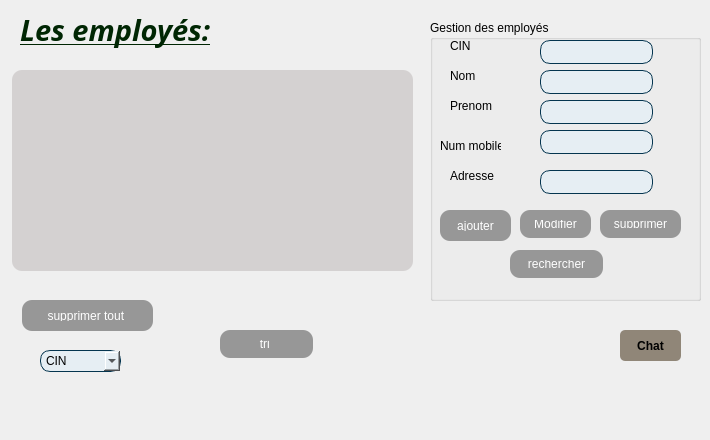
    <widget class="QWidget" name="page_13">
     <widget class="QGroupBox" name="groupBox">
      <property name="geometry">
       <rect>
        <x>430</x>
        <y>20</y>
        <width>271</width>
        <height>281</height>
       </rect>
      </property>
      <property name="styleSheet">
       <string notr="true"/>
      </property>
      <property name="title">
       <string>Gestion des employés</string>
      </property>
      <widget class="QLabel" name="label_CIN">
       <property name="geometry">
        <rect>
         <x>20</x>
         <y>10</y>
         <width>81</width>
         <height>31</height>
        </rect>
       </property>
       <property name="text">
        <string>CIN</string>
       </property>
      </widget>
      <widget class="QLabel" name="label_nom">
       <property name="geometry">
        <rect>
         <x>20</x>
         <y>40</y>
         <width>81</width>
         <height>31</height>
        </rect>
       </property>
       <property name="text">
        <string>Nom</string>
       </property>
      </widget>
      <widget class="QLabel" name="label_prenom">
       <property name="geometry">
        <rect>
         <x>20</x>
         <y>70</y>
         <width>81</width>
         <height>31</height>
        </rect>
       </property>
       <property name="text">
        <string>Prenom</string>
       </property>
      </widget>
      <widget class="QLineEdit" name="lineEdit_CIN">
       <property name="geometry">
        <rect>
         <x>110</x>
         <y>20</y>
         <width>113</width>
         <height>24</height>
        </rect>
       </property>
       <property name="styleSheet">
        <string notr="true">
QLineEdit {
color: #000000 !important;
text-decoration: #000000;
background: #E6EEF3;
padding: 5px;
border-radius: 10;
border: 1px solid #05354F !important;
}</string>
       </property>
      </widget>
      <widget class="QLineEdit" name="lineEdit_nom_2">
       <property name="geometry">
        <rect>
         <x>110</x>
         <y>50</y>
         <width>113</width>
         <height>24</height>
        </rect>
       </property>
       <property name="styleSheet">
        <string notr="true">
QLineEdit {
color: #000000 !important;
text-decoration: #000000;
background: #E6EEF3;
padding: 5px;
border-radius: 10;
border: 1px solid #05354F !important;
}</string>
       </property>
      </widget>
      <widget class="QLineEdit" name="lineEdit_prenom_2">
       <property name="geometry">
        <rect>
         <x>110</x>
         <y>80</y>
         <width>113</width>
         <height>24</height>
        </rect>
       </property>
       <property name="styleSheet">
        <string notr="true">
QLineEdit {
color: #000000 !important;
text-decoration: #000000;
background: #E6EEF3;
padding: 5px;
border-radius: 10;
border: 1px solid #05354F !important;
}</string>
       </property>
      </widget>
      <widget class="QPushButton" name="pushButton_ajouteremploye">
       <property name="geometry">
        <rect>
         <x>10</x>
         <y>190</y>
         <width>71</width>
         <height>31</height>
        </rect>
       </property>
       <property name="styleSheet">
        <string notr="true">QPushButton {
color: #fff !important;
text-transform: uppercase;
text-decoration: none;
background: #979797;
padding: 10px;
border-radius: 10;
display: inline-block;
border: none;
transition: all 0.4s ease 0s;
}
QPushButton:hover {
color: #000000 !important;
border-color: #000000 !important;
transition: all 0.4s ease 0s;
}
</string>
       </property>
       <property name="text">
        <string>ajouter</string>
       </property>
      </widget>
      <widget class="QLineEdit" name="lineEdit_numero">
       <property name="geometry">
        <rect>
         <x>110</x>
         <y>110</y>
         <width>113</width>
         <height>24</height>
        </rect>
       </property>
       <property name="styleSheet">
        <string notr="true">
QLineEdit {
color: #000000 !important;
text-decoration: #000000;
background: #E6EEF3;
padding: 5px;
border-radius: 10;
border: 1px solid #05354F !important;
}</string>
       </property>
      </widget>
      <widget class="QLabel" name="label_numero">
       <property name="geometry">
        <rect>
         <x>10</x>
         <y>110</y>
         <width>61</width>
         <height>31</height>
        </rect>
       </property>
       <property name="text">
        <string>Num mobile</string>
       </property>
      </widget>
      <widget class="QLineEdit" name="lineEdit_adresse_2">
       <property name="geometry">
        <rect>
         <x>110</x>
         <y>150</y>
         <width>113</width>
         <height>24</height>
        </rect>
       </property>
       <property name="styleSheet">
        <string notr="true">
QLineEdit {
color: #000000 !important;
text-decoration: #000000;
background: #E6EEF3;
padding: 5px;
border-radius: 10;
border: 1px solid #05354F !important;
}</string>
       </property>
      </widget>
      <widget class="QLabel" name="label_adresse">
       <property name="geometry">
        <rect>
         <x>20</x>
         <y>140</y>
         <width>51</width>
         <height>31</height>
        </rect>
       </property>
       <property name="text">
        <string>Adresse</string>
       </property>
      </widget>
      <widget class="QPushButton" name="pushButton_10">
       <property name="geometry">
        <rect>
         <x>90</x>
         <y>190</y>
         <width>71</width>
         <height>28</height>
        </rect>
       </property>
       <property name="styleSheet">
        <string notr="true">QPushButton {
color: #fff !important;
text-transform: uppercase;
text-decoration: none;
background: #979797;
padding: 10px;
border-radius: 10;
display: inline-block;
border: none;
transition: all 0.4s ease 0s;
}
QPushButton:hover {
color: #000000 !important;
border-color: #000000 !important;
transition: all 0.4s ease 0s;
}
</string>
       </property>
       <property name="text">
        <string>Modifier</string>
       </property>
      </widget>
      <widget class="QPushButton" name="pushButton_24">
       <property name="geometry">
        <rect>
         <x>170</x>
         <y>190</y>
         <width>81</width>
         <height>28</height>
        </rect>
       </property>
       <property name="styleSheet">
        <string notr="true">QPushButton {
color: #fff !important;
text-transform: uppercase;
text-decoration: none;
background: #979797;
padding: 10px;
border-radius: 10;
display: inline-block;
border: none;
transition: all 0.4s ease 0s;
}
QPushButton:hover {
color: #000000 !important;
border-color: #000000 !important;
transition: all 0.4s ease 0s;
}
</string>
       </property>
       <property name="text">
        <string>supprimer</string>
       </property>
      </widget>
      <widget class="QPushButton" name="pushButton_8">
       <property name="geometry">
        <rect>
         <x>80</x>
         <y>230</y>
         <width>93</width>
         <height>28</height>
        </rect>
       </property>
       <property name="styleSheet">
        <string notr="true">QPushButton {
color: #fff !important;
text-transform: uppercase;
text-decoration: none;
background: #979797;
padding: 10px;
border-radius: 10;
display: inline-block;
border: none;
transition: all 0.4s ease 0s;
}
QPushButton:hover {
color: #000000 !important;
border-color: #000000 !important;
transition: all 0.4s ease 0s;
}
</string>
       </property>
       <property name="text">
        <string>rechercher</string>
       </property>
      </widget>
     </widget>
     <widget class="QTableView" name="tableView_employes">
      <property name="geometry">
       <rect>
        <x>12</x>
        <y>70</y>
        <width>401</width>
        <height>201</height>
       </rect>
      </property>
      <property name="styleSheet">
       <string notr="true">QTableView{
color: #000000 !important;
text-transform: uppercase;
text-decoration: #000000;
background: #D4D1D1;
padding: 20px;
border-radius: 10px;
display: inline-block;
border: none;
transition: all 0.4s ease 0s;
}</string>
      </property>
     </widget>
     <widget class="QComboBox" name="comboBox">
      <property name="geometry">
       <rect>
        <x>40</x>
        <y>350</y>
        <width>81</width>
        <height>22</height>
       </rect>
      </property>
      <property name="styleSheet">
       <string notr="true">QComboBox {
color: #000000 !important;
text-decoration: #000000;
background: #E6EEF3;
padding: 5px;
border-radius: 10;
border: 1px solid #05354F !important;
}</string>
      </property>
      <item>
       <property name="text">
        <string>CIN</string>
       </property>
      </item>
      <item>
       <property name="text">
        <string>Nom</string>
       </property>
      </item>
      <item>
       <property name="text">
        <string>Prenom</string>
       </property>
      </item>
     </widget>
     <widget class="QPushButton" name="pushButton_12">
      <property name="geometry">
       <rect>
        <x>22</x>
        <y>300</y>
        <width>131</width>
        <height>31</height>
       </rect>
      </property>
      <property name="styleSheet">
       <string notr="true">QPushButton {
color: #fff !important;
text-transform: uppercase;
text-decoration: none;
background: #979797;
padding: 10px;
border-radius: 10;
display: inline-block;
border: none;
transition: all 0.4s ease 0s;
}
QPushButton:hover {
color: #000000 !important;
border-color: #000000 !important;
transition: all 0.4s ease 0s;
}

</string>
      </property>
      <property name="text">
       <string>supprimer tout </string>
      </property>
     </widget>
     <widget class="QPushButton" name="pushButton_13">
      <property name="geometry">
       <rect>
        <x>220</x>
        <y>330</y>
        <width>93</width>
        <height>28</height>
       </rect>
      </property>
      <property name="styleSheet">
       <string notr="true">QPushButton {
color: #fff !important;
text-transform: uppercase;
text-decoration: none;
background: #979797;
padding: 10px;
border-radius: 10;
display: inline-block;
border: none;
transition: all 0.4s ease 0s;
}
QPushButton:hover {
color: #000000 !important;
border-color: #000000 !important;
transition: all 0.4s ease 0s;
}
</string>
      </property>
      <property name="text">
       <string>tri </string>
      </property>
     </widget>
     <widget class="QPushButton" name="pushButton_7">
      <property name="geometry">
       <rect>
        <x>340</x>
        <y>290</y>
        <width>71</width>
        <height>71</height>
       </rect>
      </property>
      <property name="styleSheet">
       <string notr="true">QPushButton {
image:url(:/pdfimg.png);
padding: 10px;
border-radius: 10;
border: none;
}
</string>
      </property>
      <property name="text">
       <string/>
      </property>
     </widget>
     <widget class="QPushButton" name="pushButton_37">
      <property name="geometry">
       <rect>
        <x>20</x>
        <y>380</y>
        <width>51</width>
        <height>51</height>
       </rect>
      </property>
      <property name="styleSheet">
       <string notr="true">QPushButton {
image:url(:/back.png);
padding: 10px;
border-radius: 10;
border: none;
}
</string>
      </property>
      <property name="text">
       <string/>
      </property>
     </widget>
     <widget class="QPushButton" name="pushButton_18">
      <property name="geometry">
       <rect>
        <x>620</x>
        <y>330</y>
        <width>61</width>
        <height>31</height>
       </rect>
      </property>
      <property name="styleSheet">
       <string notr="true">QPushButton {
padding: 5px;
border-radius: 5px;
background-color:rgb(144, 134, 120);
font-weight: bold;
}
QPushButton:hover
{
color :white;
}</string>
      </property>
      <property name="text">
       <string>Chat</string>
      </property>
     </widget>
     <widget class="QLabel" name="label_65">
      <property name="geometry">
       <rect>
        <x>20</x>
        <y>10</y>
        <width>201</width>
        <height>41</height>
       </rect>
      </property>
      <property name="font">
       <font>
        <family>Eras Medium ITC</family>
        <weight>75</weight>
        <bold>true</bold>
       </font>
      </property>
      <property name="text">
       <string>&lt;html&gt;&lt;head/&gt;&lt;body&gt;&lt;p&gt;&lt;span style=&quot; font-size:22pt; font-style:italic; text-decoration: underline; color:#002603;&quot;&gt;Les employés:&lt;/span&gt;&lt;/p&gt;&lt;/body&gt;&lt;/html&gt;</string>
      </property>
     </widget>
    </widget>
